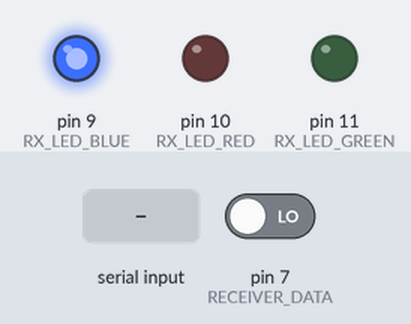
Simulated run of this sketch. Board: Arduino Uno, built with avr-gcc and run on an emulated ATmega328P. Shown: output pins drawn as LEDs (lit = HIGH). Inputs (shaded band) come from the test bench; at power-on: pin 7 (RECEIVER_DATA) LOW. What the sketch prints to the serial monitor is not drawn.

Above: at 1.2 s.
1.3 s: "BUSY\n" received over Serial
At 2.5 s:
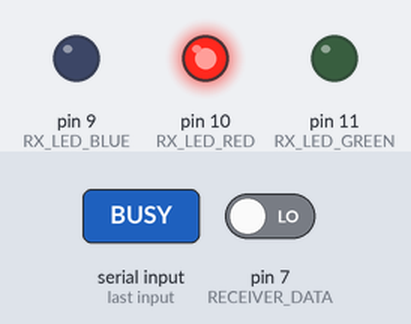
2.8 s: "FREE\n" received over Serial
At 3.8 s:
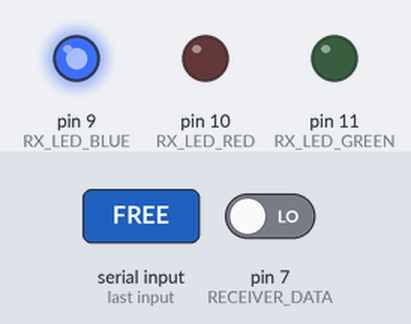
Timing chart, 0 to 5.8 s (numbered marks = the images above; inputs shaded):
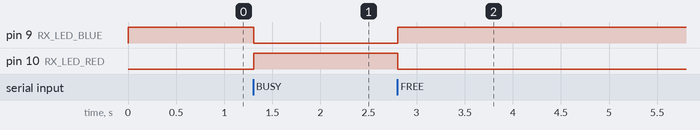

The sketch:

receiver_uno.ino
```cpp
// =====================================================
// COGNITIVE RADIO — RECEIVER ARDUINO (Arduino R4)
// Basic 433 MHz OOK Receiver on Pin 7
// Pulse counting method
// =====================================================

const int RX_LED_BLUE   = 9;
const int RX_LED_RED    = 10;
const int RX_LED_GREEN  = 11;
const int RECEIVER_DATA = 7;

unsigned long pulseCount = 0;
unsigned long lastCheck  = 0;
const unsigned long CHECK_INTERVAL   = 200;
const int           SIGNAL_THRESHOLD = 10;

bool signalDetected = false;
int  lastDataState  = LOW;

void setup() {
  Serial.begin(9600);

  pinMode(RX_LED_BLUE,   OUTPUT);
  pinMode(RX_LED_RED,    OUTPUT);
  pinMode(RX_LED_GREEN,  OUTPUT);
  pinMode(RECEIVER_DATA, INPUT);

  digitalWrite(RX_LED_BLUE,  HIGH);
  digitalWrite(RX_LED_RED,   LOW);
  digitalWrite(RX_LED_GREEN, LOW);

  Serial.println("RX Ready.");
}

void loop() {

  // Count pulses from 433 MHz receiver DATA pin
  int currentState = digitalRead(RECEIVER_DATA);
  if (currentState != lastDataState) {
    pulseCount++;
    lastDataState = currentState;
  }

  // Every 200ms — decide if signal is present
  if (millis() - lastCheck >= CHECK_INTERVAL) {

    if (pulseCount >= SIGNAL_THRESHOLD) {
      if (!signalDetected) {
        signalDetected = true;
        Serial.println("SIGNAL DETECTED — TX transmitting!");
      }
      digitalWrite(RX_LED_GREEN, HIGH);

    } else {
      if (signalDetected) {
        signalDetected = false;
        Serial.println("Signal gone — channel quiet");
      }
      digitalWrite(RX_LED_GREEN, LOW);
    }

    pulseCount = 0;
    lastCheck  = millis();
  }

  // GNU Radio sends BUSY or FREE via serial
  if (Serial.available() > 0) {
    String status = Serial.readStringUntil('\n');
    status.trim();

    if (status == "BUSY") {
      digitalWrite(RX_LED_RED,  HIGH);
      digitalWrite(RX_LED_BLUE, LOW);
      Serial.println("BUSY — Red LED ON");
    }
    else if (status == "FREE") {
      digitalWrite(RX_LED_RED,  LOW);
      digitalWrite(RX_LED_BLUE, HIGH);
      Serial.println("FREE — Blue LED ON");
    }
  }
}
```

Measured:
- after the input at 1.3 s, pin 9 (RX_LED_BLUE): HIGH → LOW at once; pin 10 (RX_LED_RED): LOW → HIGH at once
- after the input at 2.8 s, pin 9 (RX_LED_BLUE): LOW → HIGH at once; pin 10 (RX_LED_RED): HIGH → LOW at once
